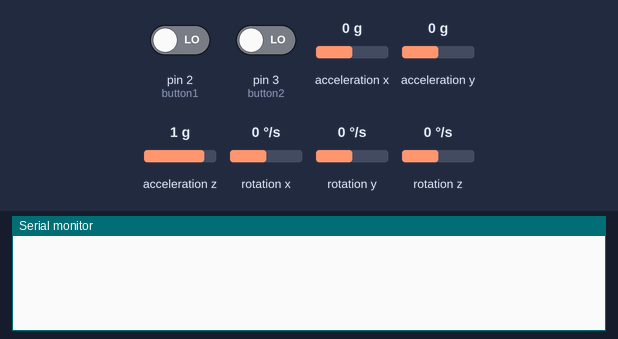
The sketch below on a simulated Arduino Uno, built with avr-gcc and run on an emulated ATmega328P. Parts: the last lines printed to the serial monitor. Inputs (shaded band) come from the test bench; at power-on: pin 2 (button1) LOW, pin 3 (button2) LOW, acceleration x 0 g, acceleration y 0 g, acceleration z 1 g, rotation x 0 °/s, rotation y 0 °/s, rotation z 0 °/s. WiFi joins after 1.5 s; servers stay silent unless stated.

Above: at 1.2 s.
1.3 s: pin 2 (button1) driven HIGH and pin 3 (button2) driven HIGH
At 1.46 s:
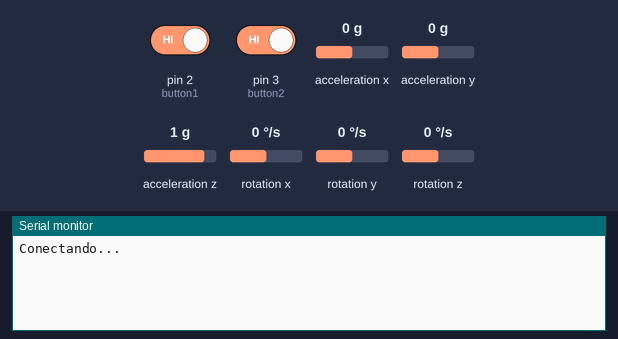
At 2.2 s:
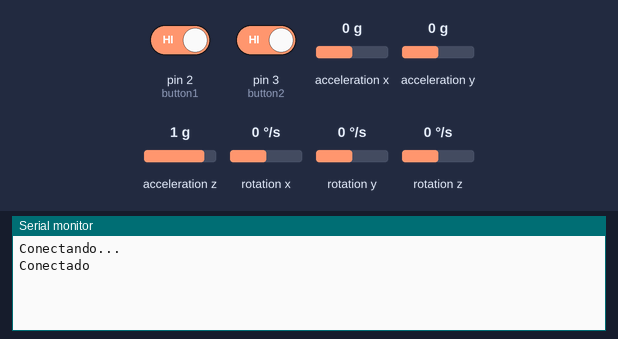

Measured:
- after the input at 1.3 s, the serial monitor: prints a new line at once (image 1)

The sketch:

projeto.ino
```cpp
#include <SFE_MMA8452Q.h>
#include <Ethernet.h>

MMA8452Q accel;

const int button1 = 2;
int button1State = 0;
const int button2 = 3;
int button2State = 0;

EthernetClient client;

// Arduino MAC and IP Address
byte mac[] = { 0xDE, 0xAD, 0xBE, 0xEF, 0xFE, 0xED };
byte arduino[] = { 172, 16, 115, 77 };

// Server IP
byte ip[] = { 172, 16, 200, 37 };

void setup() {
  Ethernet.begin(mac, arduino);
  Serial.begin(9600);
  pinMode(button1, INPUT);
  pinMode(button2, INPUT);
  accel.init(SCALE_8G);
}

void loop() {
  button1State = digitalRead(button1);
  button2State = digitalRead(button2);

  // Se o botão for pressionado, enviar mensagem de emergência
  if (button1State == HIGH && button2State == HIGH){
    sendEmergencyMessage();
  }

  if (accel.available()) {
    accel.read();

    // Detecção de queda
    if (accel.cy > 2.5) {
      sendEmergencyMessage();
    }
  }
}

void sendEmergencyMessage() {

  Serial.println("Conectando...");

  // Tentativa de conexão com o servidor
  if (client.connect(ip, 8080)) {
    Serial.println("Conectado");

    // Requisição GET ao servidor
    client.println("GET /");
    client.println();

    // Aguardando envio da requisição
    delay(1000);

    Serial.println("Mensagem enviada");

    client.stop();

    Serial.println("Desconectado");
  } else {
    Serial.println("Falha na conexão");
  }
}
```
